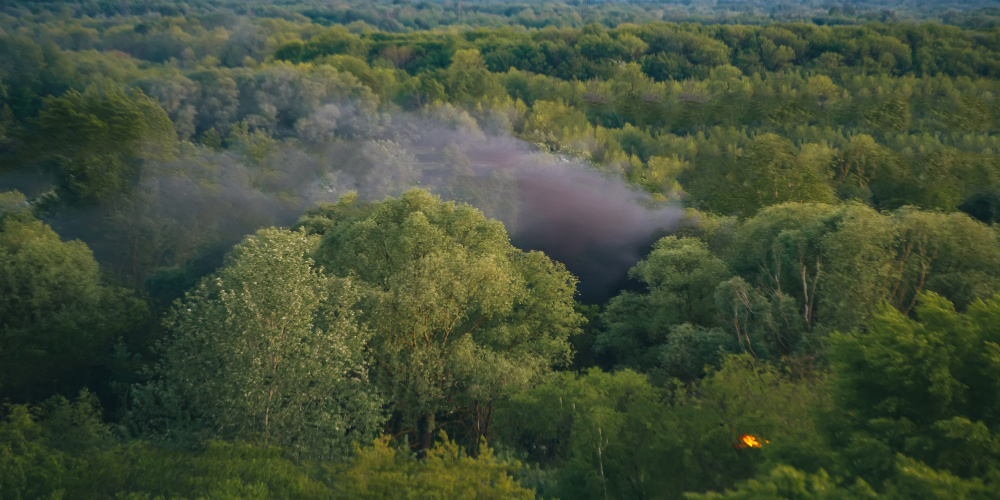
#> input picture input images/sf6-no water.jpg, 1000 x 500 px
$ python smokedetection.py
#> lines starting #> are read from the running program, lines starting #| are printed output that depends on the picture
import cv2
import numpy as np

#scale, window, and step paramaters
#values should be > 0. should also be <= 1 for reasonable applications, but technically doesn't have to be
scale = 0.1
winWidthp = 0.25 #percentage of the frame width that window width should be
winHeightp = 0.25 #percentage of the frame height that window height should be
stepWidthp = 1 #percentage of the window width that should be stepped over when moving to the next window
stepHeightp = 1 #percentage of the window height that should be stepped over when moving to the next row of windows

fn = "sf6-no water.jpg"
frame = cv2.imread('./input images/'+fn)
#> frame is the input picture: shape (500, 1000, 3); mean B, G, R 56.7, 78.9, 67.2
print("frame height: "+str(len(frame))+", frame width: "+str(len(frame[0])))
#| frame height: 500, frame width: 1000

#resizing frame based on scale
resized = cv2.resize(frame, None, fx=scale, fy=scale)
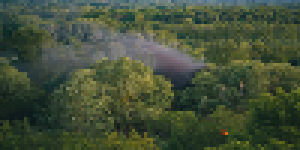
#> resized: shape (50, 100, 3) (shown 3 times larger); mean B, G, R 56.8, 78.9, 67.3
frameHeight = len(resized)
#> frameHeight = 50
frameWidth = len(resized[0])
#> frameWidth = 100
print(f"scaled height: {frameHeight}, scaled width:{frameWidth}")
#| scaled height: 50, scaled width:100
# [8 lines of commented-out code are left out]

boundaries = [[80,80,80],[130,130,130]] #smoke boundaries
lower = np.array(boundaries[0])
upper = np.array(boundaries[1])
# mask = cv2.inRange(resized, lower, upper)
# cv2.imwrite(f"./masks/{boundaries}{fn}",mask)

windowHeight = (int)(winHeightp*frameHeight)
#> windowHeight = 12
windowWidth = (int)(winWidthp*frameWidth)
#> windowWidth = 25
stepHeight = (int)(windowHeight*stepHeightp)
#> stepHeight = 12
stepWidth = (int)(windowWidth*stepWidthp)
#> stepWidth = 25

# #checking if the window/step sizes fit the scaled image, this block can be deleted, doesn't affect functionality
# heightRemainder = ((frameHeight%windowHeight)%stepHeight)
# widthRemainder = ((frameWidth%windowWidth)%stepWidth)
# print(f"heightRemainder: {heightRemainder}, widhtRemainder: {widthRemainder}")

numWindowsProcessed=0 #this can be deleted, doesn't affect program functionality
print(f"winHeight: {windowHeight}, windowWidth: {windowWidth}, stepHeight: {stepHeight}, stepWidth: {stepWidth}")
#| winHeight: 12, windowWidth: 25, stepHeight: 12, stepWidth: 25
pixelThreshold = (int)((frameHeight*frameWidth)/100) #0.01% of the image
#> pixelThreshold = 50
print(f"pixel threshold: {pixelThreshold}")
#| pixel threshold: 50

# nested loop reads image left to right and top to bottom
heightOutOfBounds = False
for y in range(0,frameHeight,stepHeight):
    yWinLen = y+windowHeight
    yLenNxtWin = yWinLen+stepHeight #height along frame of next window
    if yLenNxtWin>frameHeight: #checking if the window height is out of bounds
        yWinLen+=(windowHeight-(yLenNxtWin-frameHeight)) #adding on to the current window the portion of the next window that's in bounds
        heightOutOfBounds = True
    widthOutOfBounds = False
    for x in range(0,frameWidth,stepWidth):
        xWinLen = x+windowWidth
        xLenNxtWin = xWinLen+stepWidth
        if xLenNxtWin>frameWidth:
            xWinLen+=(windowWidth-(xLenNxtWin-frameWidth))
            widthOutOfBounds = True
        window = resized[y:(yWinLen),x:(xWinLen)]
        print(f"height: {len(window)}, width: {len(window[0])}: [{y}:{yWinLen},{x}:{xWinLen}]")
        mask = cv2.inRange(window, lower, upper)
        numDetected = cv2.countNonZero(mask)
        if numDetected>pixelThreshold:
            print(f"smoke detected, numPixels={numDetected}, range=[{y}:{yWinLen},{x}:{xWinLen}]")
            # cv2.imshow("window",window)
            # cv2.waitKey(0)
        numWindowsProcessed+=1
        if widthOutOfBounds: break
    if heightOutOfBounds: break
#> this loop made 4 passes
#> (yWinLen, yLenNxtWin) on passes 1 to 4: (12, 24), (24, 36), (36, 48), (50, 60)
#> (printed output is left out)
#> after the loop, numWindowsProcessed = 16

print(f"number of windows processed: {numWindowsProcessed}")
#| number of windows processed: 16

#print("numGrey="+str(numGrey)+", boundaries="+wstring+wstring2)
#print("numDetected="+str(numDetected)+", boundaries="+wstring+wstring2)

cv2.destroyAllWindows()

$ run again, with input images/sf6-no smoke.jpg copied over input images/sf6-no water.jpg
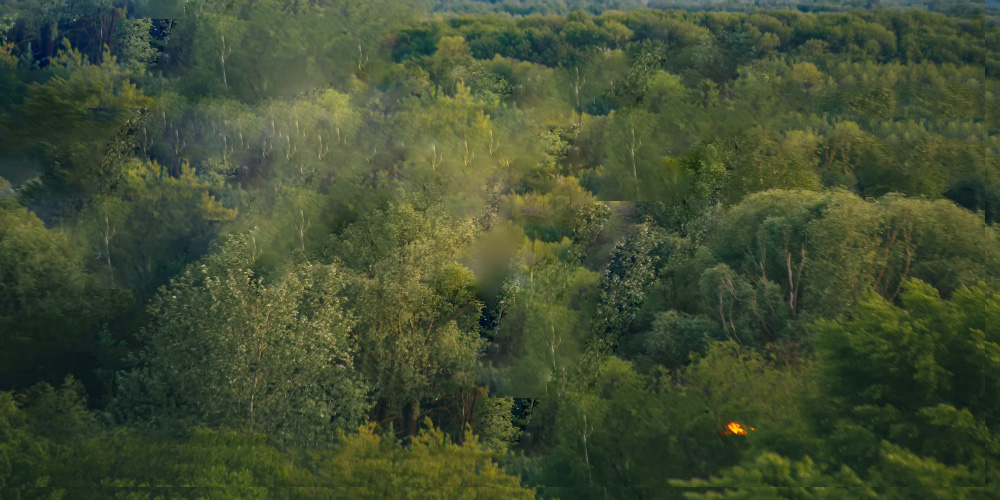
#> input picture input images/sf6-no smoke.jpg, 1000 x 500 px
#> frame is the input picture: shape (500, 1000, 3); mean B, G, R 50.1, 77, 64.7
#| frame height: 500, frame width: 1000
#> `resized = cv2.resize(frame, None, fx=scale, fy=scale)`:
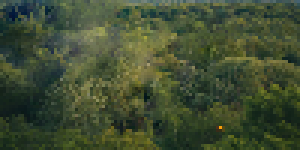
#> resized: shape (50, 100, 3) (shown 3 times larger); mean B, G, R 50.1, 77.1, 64.8
#> frameHeight = 50
#> frameWidth = 100
#| scaled height: 50, scaled width:100
#> windowHeight = 12
#> windowWidth = 25
#> stepHeight = 12
#> stepWidth = 25
#| winHeight: 12, windowWidth: 25, stepHeight: 12, stepWidth: 25
#> pixelThreshold = 50
#| pixel threshold: 50
#> the loop `for y in range(0,frameHeight,stepHeight):` made 4 passes
#> (yWinLen, yLenNxtWin) on passes 1 to 4: (12, 24), (24, 36), (36, 48), (50, 60)
#> (printed output is left out)
#> after the loop `for y in range(0,frameHeight,stepHeight):`: numWindowsProcessed = 16
#| number of windows processed: 16
